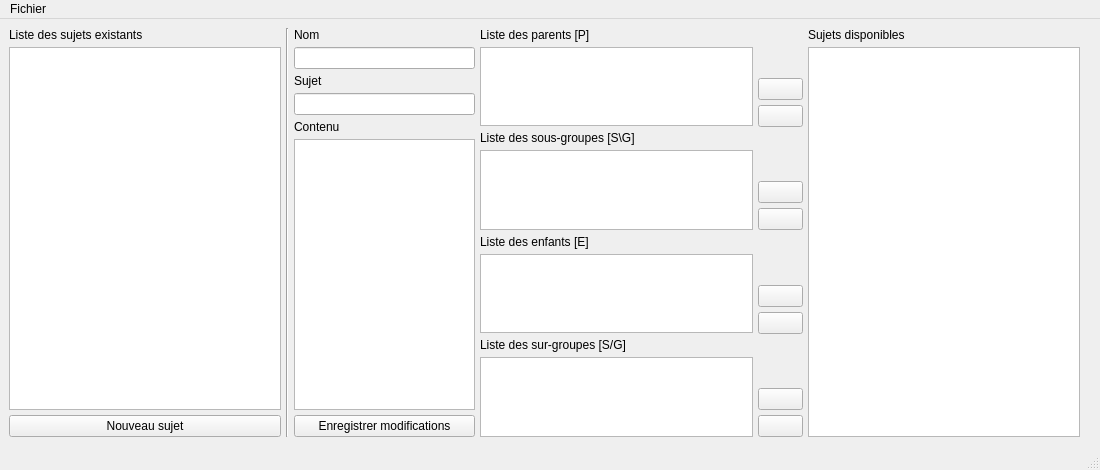
<?xml version="1.0" encoding="UTF-8"?>
<ui version="4.0">
 <class>MainWindow</class>
 <widget class="QMainWindow" name="MainWindow">
  <property name="geometry">
   <rect>
    <x>0</x>
    <y>0</y>
    <width>1100</width>
    <height>470</height>
   </rect>
  </property>
  <property name="sizePolicy">
   <sizepolicy hsizetype="Fixed" vsizetype="Fixed">
    <horstretch>0</horstretch>
    <verstretch>0</verstretch>
   </sizepolicy>
  </property>
  <property name="minimumSize">
   <size>
    <width>1100</width>
    <height>470</height>
   </size>
  </property>
  <property name="maximumSize">
   <size>
    <width>1100</width>
    <height>470</height>
   </size>
  </property>
  <property name="windowTitle">
   <string>Editeur de sauvegarde</string>
  </property>
  <property name="windowIcon">
   <iconset>
    <normaloff>logoG.png</normaloff>logoG.png</iconset>
  </property>
  <widget class="QWidget" name="centralwidget">
   <widget class="QWidget" name="horizontalLayoutWidget">
    <property name="geometry">
     <rect>
      <x>9</x>
      <y>9</y>
      <width>1071</width>
      <height>409</height>
     </rect>
    </property>
    <layout class="QHBoxLayout" name="horizontalLayout" stretch="6,0,4,6,1,6">
     <property name="spacing">
      <number>5</number>
     </property>
     <property name="sizeConstraint">
      <enum>QLayout::SetDefaultConstraint</enum>
     </property>
     <property name="leftMargin">
      <number>0</number>
     </property>
     <property name="topMargin">
      <number>0</number>
     </property>
     <property name="rightMargin">
      <number>0</number>
     </property>
     <property name="bottomMargin">
      <number>0</number>
     </property>
     <item>
      <layout class="QVBoxLayout" name="verticalLayout_2">
       <property name="spacing">
        <number>5</number>
       </property>
       <property name="leftMargin">
        <number>0</number>
       </property>
       <property name="topMargin">
        <number>0</number>
       </property>
       <property name="rightMargin">
        <number>0</number>
       </property>
       <property name="bottomMargin">
        <number>0</number>
       </property>
       <item>
        <widget class="QLabel" name="label">
         <property name="toolTip">
          <string>&lt;html&gt;&lt;head/&gt;&lt;body&gt;&lt;p&gt;&lt;span style=&quot; font-weight:600;&quot;&gt;Liste des sujets existants&lt;br/&gt;&lt;/span&gt;Nom - Sujet&lt;/p&gt;&lt;p&gt;Inclut le sujets issus de la sauvegarde ainsi que ceux créés.&lt;/p&gt;&lt;/body&gt;&lt;/html&gt;</string>
         </property>
         <property name="text">
          <string>Liste des sujets existants</string>
         </property>
        </widget>
       </item>
       <item>
        <widget class="QListWidget" name="chargedList_view">
         <property name="selectionMode">
          <enum>QAbstractItemView::SingleSelection</enum>
         </property>
        </widget>
       </item>
       <item>
        <widget class="QPushButton" name="newSubj_button">
         <property name="toolTip">
          <string>&lt;html&gt;&lt;head/&gt;&lt;body&gt;&lt;p&gt;&lt;span style=&quot; font-weight:600;&quot;&gt;Ajouter un sujet&lt;br/&gt;&lt;/span&gt;Un nom non attribué sera proposé automatiquement.&lt;/p&gt;&lt;/body&gt;&lt;/html&gt;</string>
         </property>
         <property name="layoutDirection">
          <enum>Qt::LeftToRight</enum>
         </property>
         <property name="text">
          <string>Nouveau sujet</string>
         </property>
        </widget>
       </item>
      </layout>
     </item>
     <item>
      <widget class="Line" name="line">
       <property name="orientation">
        <enum>Qt::Vertical</enum>
       </property>
      </widget>
     </item>
     <item>
      <layout class="QVBoxLayout" name="verticalLayout_5">
       <property name="spacing">
        <number>5</number>
       </property>
       <property name="leftMargin">
        <number>0</number>
       </property>
       <property name="topMargin">
        <number>0</number>
       </property>
       <property name="rightMargin">
        <number>0</number>
       </property>
       <property name="bottomMargin">
        <number>0</number>
       </property>
       <item>
        <widget class="QLabel" name="label_2">
         <property name="toolTip">
          <string>&lt;html&gt;&lt;head/&gt;&lt;body&gt;&lt;p&gt;&lt;span style=&quot; font-weight:600;&quot;&gt;Nom de variable du sujet&lt;/span&gt;&lt;br/&gt;Si le nom est déjà attribué, l'ancien sujet sera remplacé.&lt;/p&gt;&lt;/body&gt;&lt;/html&gt;</string>
         </property>
         <property name="text">
          <string>Nom</string>
         </property>
        </widget>
       </item>
       <item>
        <widget class="QLineEdit" name="subjName"/>
       </item>
       <item>
        <widget class="QLabel" name="label_4">
         <property name="text">
          <string>Sujet</string>
         </property>
        </widget>
       </item>
       <item>
        <widget class="QLineEdit" name="subject"/>
       </item>
       <item>
        <widget class="QLabel" name="label_3">
         <property name="text">
          <string>Contenu</string>
         </property>
        </widget>
       </item>
       <item>
        <widget class="QTextEdit" name="subjContent_view"/>
       </item>
       <item>
        <widget class="QPushButton" name="saveChng_button">
         <property name="text">
          <string>Enregistrer modifications</string>
         </property>
        </widget>
       </item>
      </layout>
     </item>
     <item>
      <layout class="QVBoxLayout" name="verticalLayout_4">
       <property name="spacing">
        <number>5</number>
       </property>
       <property name="leftMargin">
        <number>0</number>
       </property>
       <property name="topMargin">
        <number>0</number>
       </property>
       <property name="rightMargin">
        <number>0</number>
       </property>
       <property name="bottomMargin">
        <number>0</number>
       </property>
       <item>
        <widget class="QLabel" name="label_9">
         <property name="text">
          <string>Liste des parents [P]</string>
         </property>
        </widget>
       </item>
       <item>
        <widget class="QListWidget" name="parentList_view">
         <property name="selectionMode">
          <enum>QAbstractItemView::ExtendedSelection</enum>
         </property>
        </widget>
       </item>
       <item>
        <widget class="QLabel" name="label_8">
         <property name="text">
          <string>Liste des sous-groupes [S\G]</string>
         </property>
        </widget>
       </item>
       <item>
        <widget class="QListWidget" name="subGroupList_view">
         <property name="selectionMode">
          <enum>QAbstractItemView::ExtendedSelection</enum>
         </property>
        </widget>
       </item>
       <item>
        <widget class="QLabel" name="label_7">
         <property name="text">
          <string>Liste des enfants [E]</string>
         </property>
        </widget>
       </item>
       <item>
        <widget class="QListWidget" name="childList_view">
         <property name="selectionMode">
          <enum>QAbstractItemView::ExtendedSelection</enum>
         </property>
        </widget>
       </item>
       <item>
        <widget class="QLabel" name="label_6">
         <property name="text">
          <string>Liste des sur-groupes [S/G]</string>
         </property>
        </widget>
       </item>
       <item>
        <widget class="QListWidget" name="surGroupList_view">
         <property name="selectionMode">
          <enum>QAbstractItemView::ExtendedSelection</enum>
         </property>
        </widget>
       </item>
      </layout>
     </item>
     <item>
      <layout class="QVBoxLayout" name="verticalLayout_6">
       <property name="spacing">
        <number>5</number>
       </property>
       <property name="leftMargin">
        <number>0</number>
       </property>
       <property name="topMargin">
        <number>0</number>
       </property>
       <property name="rightMargin">
        <number>0</number>
       </property>
       <property name="bottomMargin">
        <number>0</number>
       </property>
       <item>
        <spacer name="verticalSpacer">
         <property name="orientation">
          <enum>Qt::Vertical</enum>
         </property>
         <property name="sizeHint" stdset="0">
          <size>
           <width>20</width>
           <height>40</height>
          </size>
         </property>
        </spacer>
       </item>
       <item>
        <widget class="QPushButton" name="parentIn_button">
         <property name="toolTip">
          <string>Ajouter la sélection à la liste des parents</string>
         </property>
         <property name="autoFillBackground">
          <bool>false</bool>
         </property>
         <property name="text">
          <string/>
         </property>
         <property name="icon">
          <iconset>
           <normaloff>In_Butt.png</normaloff>In_Butt.png</iconset>
         </property>
         <property name="iconSize">
          <size>
           <width>50</width>
           <height>16</height>
          </size>
         </property>
        </widget>
       </item>
       <item>
        <widget class="QPushButton" name="parentOut_button">
         <property name="toolTip">
          <string>Retirer la sélection de la liste des parents</string>
         </property>
         <property name="text">
          <string/>
         </property>
         <property name="icon">
          <iconset>
           <normaloff>Out_Butt.png</normaloff>Out_Butt.png</iconset>
         </property>
         <property name="iconSize">
          <size>
           <width>50</width>
           <height>16</height>
          </size>
         </property>
        </widget>
       </item>
       <item>
        <spacer name="verticalSpacer_2">
         <property name="orientation">
          <enum>Qt::Vertical</enum>
         </property>
         <property name="sizeHint" stdset="0">
          <size>
           <width>20</width>
           <height>40</height>
          </size>
         </property>
        </spacer>
       </item>
       <item>
        <widget class="QPushButton" name="subGroupIn_button">
         <property name="toolTip">
          <string>Ajouter la sélection à la liste des sous-groupes</string>
         </property>
         <property name="autoFillBackground">
          <bool>false</bool>
         </property>
         <property name="text">
          <string/>
         </property>
         <property name="icon">
          <iconset>
           <normaloff>In_Butt.png</normaloff>In_Butt.png</iconset>
         </property>
         <property name="iconSize">
          <size>
           <width>50</width>
           <height>16</height>
          </size>
         </property>
        </widget>
       </item>
       <item>
        <widget class="QPushButton" name="subGroupOut_button">
         <property name="toolTip">
          <string>Retirer la sélection de la liste des sous-groupes</string>
         </property>
         <property name="text">
          <string/>
         </property>
         <property name="icon">
          <iconset>
           <normaloff>Out_Butt.png</normaloff>Out_Butt.png</iconset>
         </property>
         <property name="iconSize">
          <size>
           <width>50</width>
           <height>16</height>
          </size>
         </property>
        </widget>
       </item>
       <item>
        <spacer name="verticalSpacer_3">
         <property name="orientation">
          <enum>Qt::Vertical</enum>
         </property>
         <property name="sizeHint" stdset="0">
          <size>
           <width>20</width>
           <height>40</height>
          </size>
         </property>
        </spacer>
       </item>
       <item>
        <widget class="QPushButton" name="childIn_button">
         <property name="toolTip">
          <string>Ajouter la sélection à la liste des enfants</string>
         </property>
         <property name="autoFillBackground">
          <bool>false</bool>
         </property>
         <property name="text">
          <string/>
         </property>
         <property name="icon">
          <iconset>
           <normaloff>In_Butt.png</normaloff>In_Butt.png</iconset>
         </property>
         <property name="iconSize">
          <size>
           <width>50</width>
           <height>16</height>
          </size>
         </property>
        </widget>
       </item>
       <item>
        <widget class="QPushButton" name="childOut_button">
         <property name="toolTip">
          <string>Retirer la sélection de la liste des enfants</string>
         </property>
         <property name="text">
          <string/>
         </property>
         <property name="icon">
          <iconset>
           <normaloff>Out_Butt.png</normaloff>Out_Butt.png</iconset>
         </property>
         <property name="iconSize">
          <size>
           <width>50</width>
           <height>16</height>
          </size>
         </property>
        </widget>
       </item>
       <item>
        <spacer name="verticalSpacer_4">
         <property name="orientation">
          <enum>Qt::Vertical</enum>
         </property>
         <property name="sizeHint" stdset="0">
          <size>
           <width>20</width>
           <height>40</height>
          </size>
         </property>
        </spacer>
       </item>
       <item>
        <widget class="QPushButton" name="surGroupIn_button">
         <property name="toolTip">
          <string>Ajouter la sélection à la liste des sur-groupes</string>
         </property>
         <property name="autoFillBackground">
          <bool>false</bool>
         </property>
         <property name="text">
          <string/>
         </property>
         <property name="icon">
          <iconset>
           <normaloff>In_Butt.png</normaloff>In_Butt.png</iconset>
         </property>
         <property name="iconSize">
          <size>
           <width>50</width>
           <height>16</height>
          </size>
         </property>
        </widget>
       </item>
       <item>
        <widget class="QPushButton" name="surGroupOut_button">
         <property name="toolTip">
          <string>Retirer la sélection de la liste des sur-groupes</string>
         </property>
         <property name="text">
          <string/>
         </property>
         <property name="icon">
          <iconset>
           <normaloff>Out_Butt.png</normaloff>Out_Butt.png</iconset>
         </property>
         <property name="iconSize">
          <size>
           <width>50</width>
           <height>16</height>
          </size>
         </property>
        </widget>
       </item>
      </layout>
     </item>
     <item>
      <layout class="QVBoxLayout" name="verticalLayout_3">
       <property name="spacing">
        <number>5</number>
       </property>
       <property name="leftMargin">
        <number>0</number>
       </property>
       <property name="topMargin">
        <number>0</number>
       </property>
       <property name="rightMargin">
        <number>0</number>
       </property>
       <property name="bottomMargin">
        <number>0</number>
       </property>
       <item>
        <widget class="QLabel" name="label_10">
         <property name="toolTip">
          <string>&lt;html&gt;&lt;head/&gt;&lt;body&gt;&lt;p&gt;&lt;span style=&quot; font-weight:600;&quot;&gt;Liste des sujets disponibles&lt;br/&gt;&lt;/span&gt;Nom - Sujet (catégorie)&lt;/p&gt;&lt;p&gt;Les sujets qui sont déjà attribués apparaissent en grisé avec entre parenthèses la catégorie à laquelle ils appartiennent.&lt;br/&gt;Une fois retiré d'une catégorie, un sujet redevient disponible, à l'exception du sujet en cours de modification (en rouge).&lt;/p&gt;&lt;/body&gt;&lt;/html&gt;</string>
         </property>
         <property name="text">
          <string>Sujets disponibles</string>
         </property>
        </widget>
       </item>
       <item>
        <widget class="QListWidget" name="dispoList_view">
         <property name="selectionMode">
          <enum>QAbstractItemView::ExtendedSelection</enum>
         </property>
        </widget>
       </item>
      </layout>
     </item>
    </layout>
   </widget>
  </widget>
  <widget class="QMenuBar" name="menubar">
   <property name="geometry">
    <rect>
     <x>0</x>
     <y>0</y>
     <width>1100</width>
     <height>21</height>
    </rect>
   </property>
   <widget class="QMenu" name="menuFichier">
    <property name="title">
     <string>Fichier</string>
    </property>
    <addaction name="actionCharger"/>
    <addaction name="actionSauvegarder"/>
    <addaction name="actionSauvegarder_sous"/>
   </widget>
   <addaction name="menuFichier"/>
  </widget>
  <widget class="QStatusBar" name="statusbar"/>
  <action name="actionCharger">
   <property name="icon">
    <iconset>
     <normaloff>../Icones/Entypo+/upload.svg</normaloff>../Icones/Entypo+/upload.svg</iconset>
   </property>
   <property name="text">
    <string>Charger</string>
   </property>
   <property name="shortcut">
    <string>Ctrl+O</string>
   </property>
  </action>
  <action name="actionSauvegarder">
   <property name="icon">
    <iconset>
     <normaloff>../Icones/Entypo+/download.svg</normaloff>../Icones/Entypo+/download.svg</iconset>
   </property>
   <property name="text">
    <string>Enregistrer</string>
   </property>
   <property name="shortcut">
    <string>Ctrl+S</string>
   </property>
  </action>
  <action name="actionSauvegarder_sous">
   <property name="text">
    <string>Enregistrer sous...</string>
   </property>
   <property name="shortcut">
    <string>Ctrl+Shift+S</string>
   </property>
  </action>
 </widget>
 <resources/>
 <connections/>
</ui>
